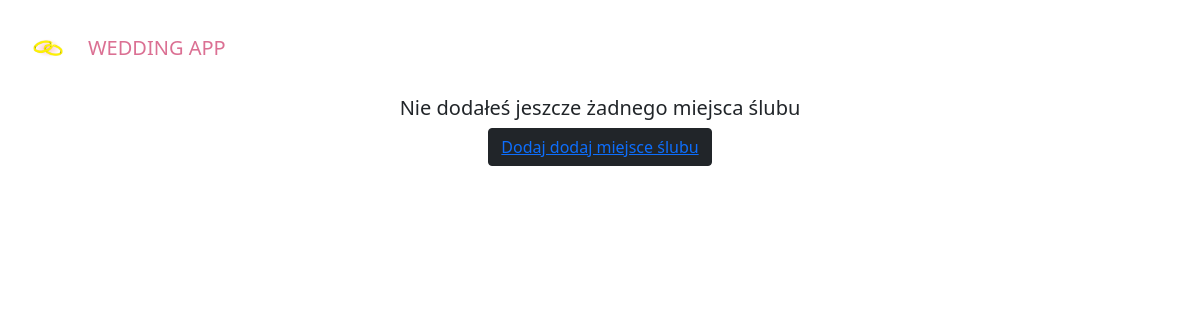
The page /ceremony_places on the database as committed earlier.
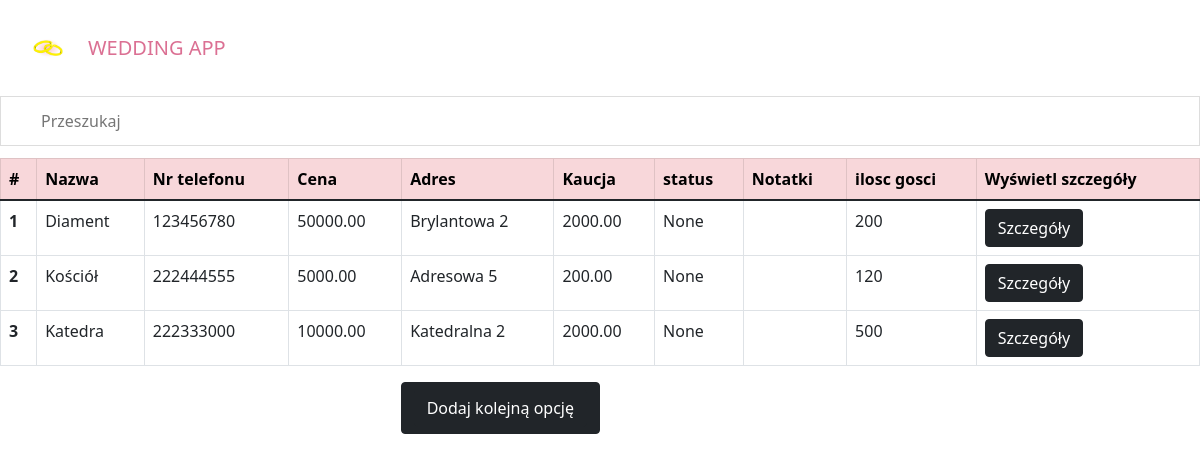
The same page on the database as committed later.
### wedding/models.py (models this page shows, shortened)
class StandardInfo(models.Model):
    name = models.CharField(max_length=100)
    phone_number = models.CharField(max_length=9)
    email_address = models.CharField(max_length=30, null=True,blank=True)
    price = models.DecimalField(max_digits=8,decimal_places=2)
    address = models.CharField(max_length = 100,null=True, blank=True)
    caution = models.DecimalField(max_digits=8, decimal_places=2)
    approved = models.BooleanField(blank = True, null=True)
    notes = models.TextField(blank=True, null=True)
    class Meta:
        abstract = True

class CeremonyPlace(StandardInfo):
    guest_capacity = models.PositiveIntegerField()
    def get_absolute_url(self):
        return reverse('ceremony_place-detail', kwargs={'pk' : self.pk})
    def get_add_url(self):
        return reverse('ceremony_place-add')

### wedding/views.py (the view)
# urls.py: path('ceremony_places', views.CeremonyPlaceListView.as_view(), name='ceremony_places_list'),
class CeremonyPlaceListView(ListView):
    model = CeremonyPlace

### wedding/templatetags/tags.py (called while the page is built)
@register.inclusion_tag('wedding/table.html')
def get_table(queryset):
    item = queryset.first()
    columns = [k for k,v in item.__dict__.items() if k != '_state' and k != 'id' and k!='email_address']
    items = [item for item in queryset]
    column_labels = []
    for idx, key in enumerate(columns):
        if key in labels.keys():
            column_labels.append(labels[key])
    print("*******************")
    print(items)
    print("*******************")
    print("********COLUMNS***********")
    print(columns)
    print("*******************")
    print("********COLUMNS LABELS***********")
    print(column_labels)
    print("*******************")
    add_url = item.get_add_url()
    return {'items' : items, 'columns' : columns,'column_labels': column_labels ,'add_url':add_url}

@register.simple_tag(name='get_attribute_for_object')
def get_attribute_for_object(obj, attribute_name, *args):
    attribute = getattr(obj, attribute_name)
    return attribute

### wedding/templates/wedding/ceremonyplace_list.html
{% extends 'index.html' %}
{% load static %}
{% load tags %}
{% block content %}
{% if object_list %}
  {% get_table object_list%}
  {% else %}
  <div style="text-align:center">
  <h5>Nie dodałeś jeszcze żadnego miejsca ślubu</h5>
  <button type="submit" class="btn btn-dark"> <a href={% url 'ceremony_place-add' %} >Dodaj dodaj miejsce ślubu</a></button>
  </div>
  {% endif %}
{% endblock %}

### wedding/templates/wedding/table.html (shortened to what this page needs)
{% load static %}
{% load tags %}
<link rel="stylesheet" type="text/css" href="{% static 'wedding/table.css' %}">
<input type="text" id="myInput" onkeyup="searchFunction()" placeholder="Przeszukaj ">
<table class="table table-bordered" id="myTable">
    <thead>
        <tr class="table-danger">
            <th scope="col" onclick="sortTableById()">#</th>
            {% for column in column_labels %}
                <th scope="col", onclick="sortTable({{forloop.counter|add:-1}})">{{column}}</th>
            {% endfor %}
            <th scope="col"> Wyświetl szczegóły</th>
            </tr>
    <tbody>
    {% for item in items %}
    <tr>
        <th scope="row">{{forloop.counter}}</th>
        {% for column in columns %}
        <td>{% get_attribute_for_object item column%}</td>
        {% endfor %}
        <td><a href={{ item.get_absolute_url }} class="btn btn-dark">Szczegóły</a></td>
      </tr>
    {% endfor %}
    </tbody>
  </table>
  <button type="submit" class="btn btn-dark" style="position: absolute; right: 50%;"><a href={{ add_url }} class="btn btn-dark">Dodaj kolejną opcję</a></button>

Rows that differ between the two databases and show on the page:
added CeremonyPlace: name "Diament" "123456780" "50000.00" "Brylantowa 2" "2000.00" "None" "200"
added CeremonyPlace: name "Kościół" "222444555" "5000.00" "Adresowa 5" "200.00" "None" "120"
added CeremonyPlace: name "Katedra" "222333000" "10000.00" "Katedralna 2" "2000.00" "None" "500"
Other text that changed with them:
text no longer shown: "Nie dodałeś jeszcze żadnego miejsca ślubu Dodaj dodaj miejsce ślubu"
text now shown: "# Wyświetl szczegóły Dodaj kolejną opcję"
new list line: "Nazwa"
new list line: "Nr telefonu"
new list line: "Cena"
new list line: "Adres"
new list line: "Kaucja"
new list line: "status"
new list line: "Notatki"
new list line: "ilosc gosci"
